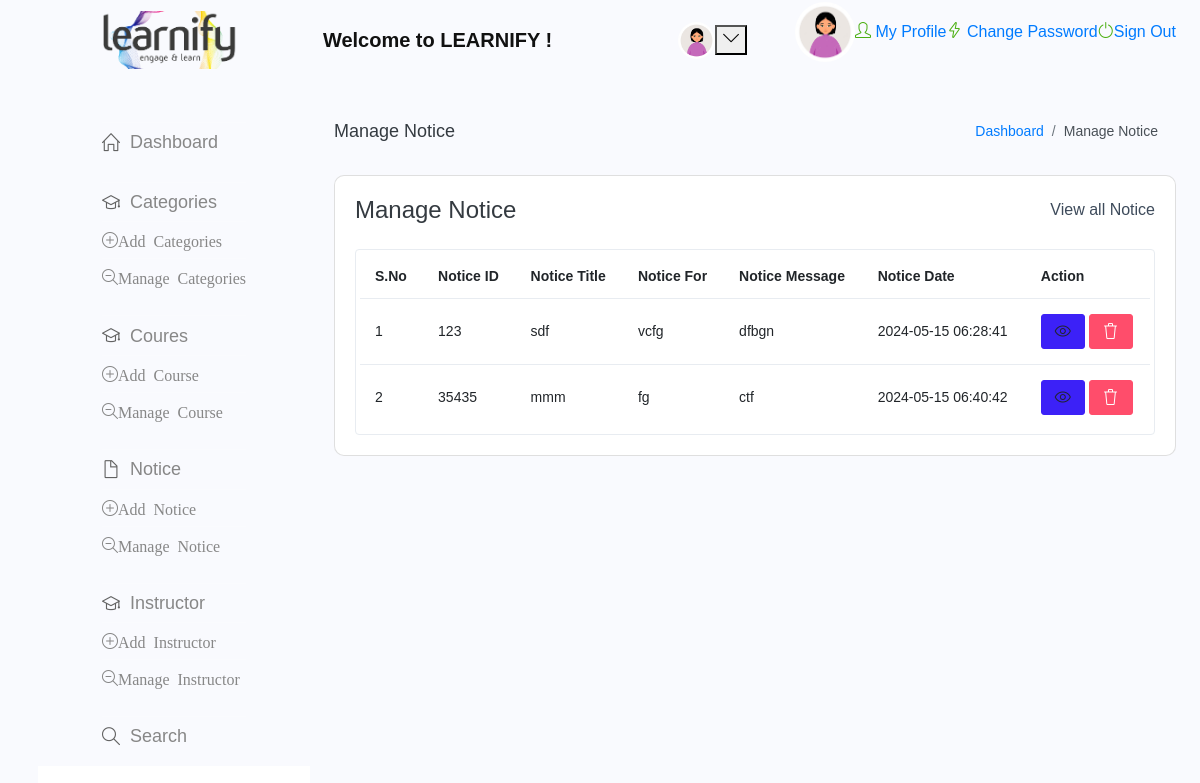
The app's page /Learnify/view/manage-notice.php (signed in) with its own data.
### tables this page shows
CREATE TABLE `tblnotice` (
  `ID` int(5) NOT NULL,
  `NoticeTitle` mediumtext DEFAULT NULL,
  `NoticeID` varchar(200) NOT NULL,
  `NoticeFor` varchar(100) DEFAULT NULL,
  `NoticeMessage` mediumtext DEFAULT NULL,
  `CreationDate` timestamp NULL DEFAULT current_timestamp()
);

### Learnify/controller/managecontrol3.php (called while the page is built, shortened)
<?php
include '../model/dbconnection.php';
    $mydb= new Model();
    $conobj= $mydb->OpenCon();
    $result=$mydb->fetchNotices($conobj,"tblnotice");
    ?>

### Learnify/model/dbconnection.php (called while the page is built, shortened)
<?php
class Model
{
    function fetchNotices($conn, $table) {
        $sql = "SELECT * FROM $table";
        $result = $conn->query($sql);
        return $result;
    }
  }
?>

### Learnify/view/manage-notice.php (the view, shortened to what this page needs)
<?php include_once('../controller/managecontrol3.php');?>
     <?php include_once('includes/header.php');?>
      <div class="container-fluid page-body-wrapper">
        <?php include_once('includes/sidebar.php');?>
        <div class="main-panel">
          <div class="content-wrapper">
             <div class="page-header">
              <h3 class="page-title"> Manage Notice </h3>
              <nav aria-label="breadcrumb">
                <ol class="breadcrumb">
                  <li class="breadcrumb-item"><a href="dashboard.php">Dashboard</a></li>
                  <li class="breadcrumb-item active" aria-current="page"> Manage Notice</li>
                </ol>
              </nav>
            </div>
            <div class="row">
              <div class="col-md-12 grid-margin stretch-card">
                <div class="card">
                  <div class="card-body">
                    <div class="d-sm-flex align-items-center mb-4">
                      <h4 class="card-title mb-sm-0">Manage Notice</h4>
                      <a href="#" class="text-dark ml-auto mb-3 mb-sm-0"> View all Notice</a>
                    </div>
                    <div class="table-responsive border rounded p-1">
                      <table class="table">
                        <thead>
                          <tr>
                            <th class="font-weight-bold">S.No</th>
                            <th class="font-weight-bold">Notice ID</th>
                            <th class="font-weight-bold">Notice Title</th>
                            <th class="font-weight-bold">Notice For</th>
                            <th class="font-weight-bold">Notice Message</th>
                            <th class="font-weight-bold">Notice Date</th>
                            <th class="font-weight-bold">Action</th>
                          </tr>
                        </thead>
                        <tbody>
                          <?php
                $cnt=1;
                foreach ($result as $notice) {
                    echo "<tr>";
                    echo "<td>" . htmlentities($cnt) . "</td>";
                    echo "<td>" . $notice['NoticeID'] . "</td>";
                    echo "<td>" . $notice['NoticeTitle'] . "</td>";
                    echo "<td>" . $notice['NoticeFor'] . "</td>";
                    echo "<td>" . $notice['NoticeMessage'] . "</td>";
                    echo "<td>" . $notice['CreationDate'] . "</td>";
                    echo "<td>
                    <form method='post'>
                    <a href='edit-notice-detail.php?notice_id=". $notice['NoticeID'] ."' class='btn btn-primary btn-sm'><i class='icon-eye'></i></a>
                                <input type='hidden' name='notice_id' value='" . $notice['NoticeID'] . "' >
                                <button type='submit' class='btn btn-danger btn-sm' name='delete_note' onclick='return confirm('Do you really want to Delete ?');'><i class='icon-trash'></i></button>
                            </form>
                          </td>";
                    echo "</tr>" ;
                    $cnt=$cnt+1;
                }
                ?></tbody>
                      </table>
                    </div>
                </div>
              </div>
            </div>
          </div>
         <?php include_once('includes/footer.php');?>

### records on screen
tblnotice: NoticeID "123", NoticeTitle "sdf", NoticeFor "vcfg", NoticeMessage "dfbgn", CreationDate "2024-05-15 06:28:41"
tblnotice: NoticeID "35435", NoticeTitle "mmm", NoticeFor "fg", NoticeMessage "ctf", CreationDate "2024-05-15 06:40:42"
